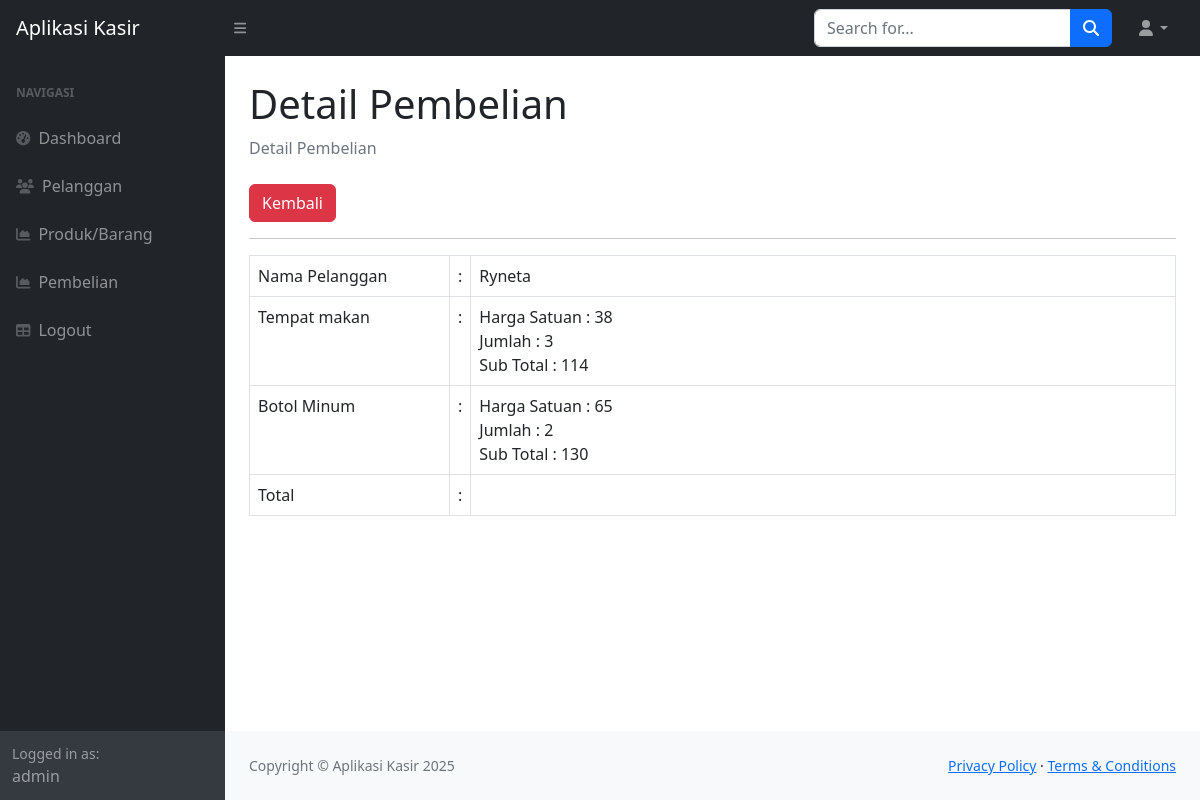
The page /index.php?page=pembelian_detail&&id=4 (signed in) on the database its author committed.
### tables this page shows
CREATE TABLE `penjualan` (
  `id_penjualan` int(11) NOT NULL,
  `tanggal_penjualan` date DEFAULT NULL,
  `total_harga` int(11) DEFAULT NULL,
  `id_pelanggan` int(11) DEFAULT NULL
);

CREATE TABLE `pelanggan` (
  `id_pelanggan` int(11) NOT NULL,
  `nama_pelanggan` varchar(255) DEFAULT NULL,
  `alamat` text DEFAULT NULL,
  `no_telepon` varchar(255) DEFAULT NULL
);

CREATE TABLE `detailpenjualan` (
  `id_detail` int(11) NOT NULL,
  `id_penjualan` int(11) DEFAULT NULL,
  `id_produk` int(11) DEFAULT NULL,
  `jumlah_produk` int(11) DEFAULT NULL,
  `subtotal` int(11) DEFAULT NULL
);

CREATE TABLE `produk` (
  `id_produk` int(11) NOT NULL,
  `nama_produk` varchar(255) DEFAULT NULL,
  `harga` int(11) DEFAULT NULL,
  `stok` int(11) DEFAULT NULL
);

### pembelian_detail.php (the view, shortened to what this page needs)
<?php
$id = $_GET['id'];
$query = mysqli_query($koneksi, "SELECT*FROM penjualan LEFT JOIN pelanggan on pelanggan.id_pelanggan = penjualan.id_pelanggan WHERE id_penjualan=$id");
$data = mysqli_fetch_array($query);
?>
<div class="container-fluid px-4">
    <h1 class="mt-4"> Detail Pembelian</h1>
    <ol class="breadcrumb mb-4">
        <li class="breadcrumb-item active"> Detail Pembelian</li>
    </ol>
    <a href="?page=produk" class="btn btn-danger">Kembali</a>
    <hr>
    <form method="post">
        <table class="table table-bordered">
            <tr>
                <td width="200">Nama Pelanggan</td>
                <td width="1">:</td>
                <td>
                    <?php echo $data['nama_pelanggan']; ?>
                </td>
            </tr>
            <?php
            $pro = mysqli_query($koneksi, "SELECT*FROM detailpenjualan LEFT JOIN produk on produk.id_produk = detailpenjualan .id_produk where id_penjualan = $id");
            while ($produk = mysqli_fetch_array($pro)) {
            ?>
                <tr>
                    <td><?php echo $produk['nama_produk']; ?></td>
                    <td>:</td>
                    <td>
                        Harga Satuan : <?php echo $produk['harga']; ?><br>
                        Jumlah : <?php echo $produk['jumlah_produk']; ?><br>
                        Sub Total : <?php echo $produk['subtotal']; ?><br>
                    </td>
                </tr>
            <?php
            }
            ?>
            <tr>
                <td>Total</td>
                <td>:</td>
                <td>
                </td>
            </tr>
        </table>
    </form>
</div>

### rows shown on the page
penjualan: id_pelanggan.nama_pelanggan "Ryneta"
detailpenjualan: id_produk.nama_produk "Tempat makan", id_produk.harga "38", jumlah_produk "3", subtotal "114"
detailpenjualan: id_produk.nama_produk "Botol Minum", id_produk.harga "65", jumlah_produk "2", subtotal "130"

### other values the page prints
$_SESSION['user']['nama'] "admin"
